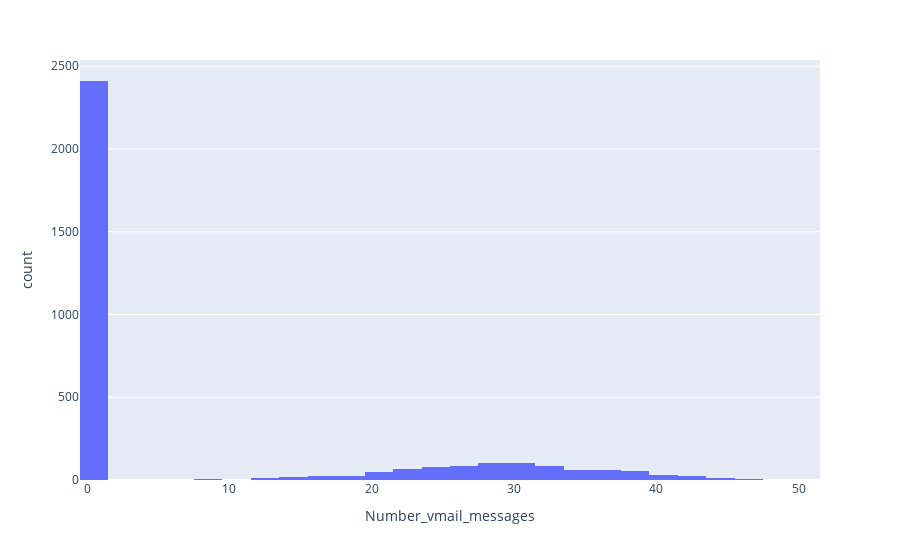

Notebook cell for this chart:
### Code cell
px.histogram(df, x= "Number_vmail_messages" )

### Figure 1 — Plotly figure (JSON) as saved in the notebook; plotly's stock layout.template omitted (floating-point values rounded to 4 significant figures; data arrays with more than 128 entries replaced by an {"elided": "..."} marker saying what was removed)
{"data": [{"alignmentgroup": "True", "bingroup": "x", "hovertemplate": "Number_vmail_messages=%{x}<br>count=%{y}<extra></extra>", "legendgroup": "", "marker": {"color": "#636efa", "pattern": {"shape": ""}}, "name": "", "offsetgroup": "", "orientation": "v", "showlegend": false, "type": "histogram", "x": {"elided": "3333 int values"}, "xaxis": "x", "yaxis": "y"}], "layout": {"barmode": "relative", "legend": {"tracegroupgap": 0}, "margin": {"t": 60}, "xaxis": {"anchor": "y", "domain": [0, 1], "title": {"text": "Number_vmail_messages"}}, "yaxis": {"anchor": "x", "domain": [0, 1], "title": {"text": "count"}}}}
